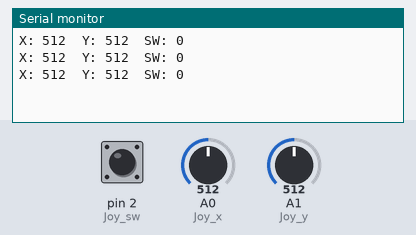
This sketch was run on a simulated Arduino Uno, built with avr-gcc and run on an emulated ATmega328P. Shown: the last lines printed to the serial monitor. The inputs (shaded band) are chosen by the test bench; at power-on: A0 (Joy_x) = 512, A1 (Joy_y) = 512, pin 2 (Joy_sw) LOW.

Above: at 1.3 s.
1.4 s: A0 (Joy_x) set to 716
At 1.9 s:
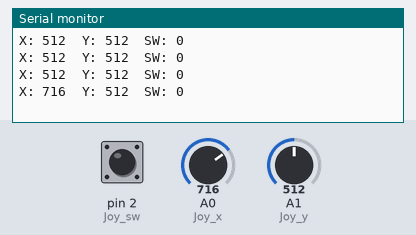
2.9 s: A1 (Joy_y) set to 716
At 3.4 s:
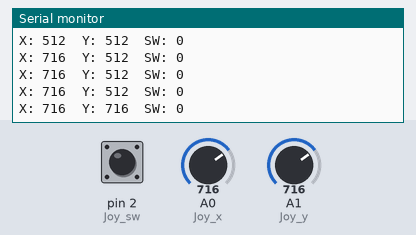
4.4 s: pin 2 (Joy_sw) pulled HIGH for 0.6 s
At 4.9 s:
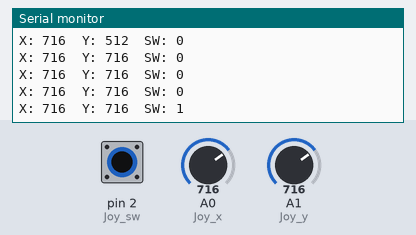
6.5 s: A0 (Joy_x) set to 900
At 6.9 s:
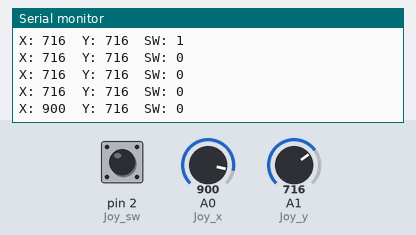
8.0 s: pin 2 (Joy_sw) pulled HIGH for 1 s
At 8.4 s:
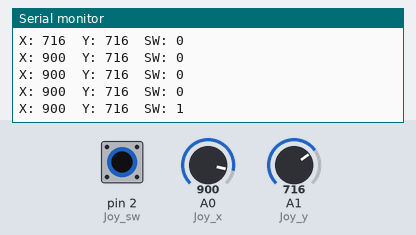
10.5 s: A1 (Joy_y) set to 900
At 10.9 s:
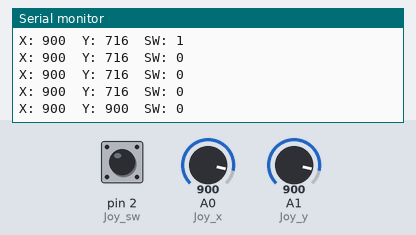
Timing chart, 0 to 13.0 s (numbered marks = the images above; inputs shaded):
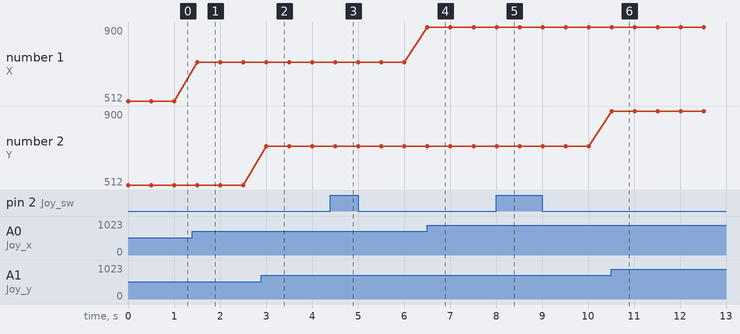

Measured:
- after the input at 1.4 s, the serial monitor: prints a new line after 0.10 s (image 1)
- after the input at 2.9 s, the serial monitor: prints a new line after 0.10 s (image 2)
- after the input at 4.4 s, the serial monitor: prints a new line after 0.11 s (image 3)
- after the input at 6.5 s, the serial monitor: prints a new line at once (image 4)
- after the input at 8.0 s, the serial monitor: prints a new line at once (image 5)
- after the input at 10.5 s, the serial monitor: prints a new line at once (image 6)
- plotted number 1: 512 → 716 after the input at 1.4 s, 716 → 900 after the input at 6.5 s

The sketch:

ex01.ino
```cpp
int Joy_x = 0;
int Joy_y = 1;
int Joy_sw = 2;    //조이스틱의 스위치 버튼

void setup()
{
  pinMode(Joy_sw, INPUT);         // Z를 입력모드로 설정
  Serial.begin(9600);          // 시리얼 통신을, 9600bps속도로 설정
}

void loop()
{
  int x = analogRead(Joy_x);      // 조이스틱 X축의 아날로그 신호를 변수 x에 저장
  int y = analogRead(Joy_y);      // 조이스틱 Y축의 아날로그 신호를 변수 y에 저장
  int sw = digitalRead(Joy_sw);      // 조이스틱의 SW값의 디지털 신호를 변수 sw에 저장
  Serial.print("X: ");
  Serial.print(x);                          //시리얼 모니터에 'X: x값'을 출력
  Serial.print("  Y: ");
  Serial.print(y);                          //시리얼 모니터에 '  Y: y값'을 출력
  Serial.print("  SW: ");
  Serial.println(sw);                        //시리얼 모니터에 '  Z: z값'을 출력하고 줄넘기기
  delay(500);                                // 500ms 대기
}
```
